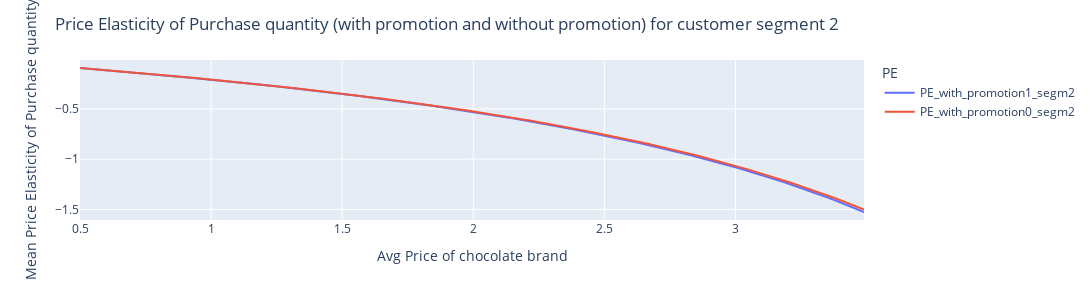

Notebook cell for this chart:
### Markdown cell above
# price elasticity of purchase quantity for customer of segment 2

### Code cell
df_price_elasticity_price_promotion['PE_with_promotion1_segm2']=reg_2.coef_[0]*(df_price_elasticity_price_promotion['price']/
                                                                               reg_0.predict(df_price_elasticity_price_promotion[['price','promotion_1']])
                                                                               )
df_price_elasticity_price_promotion['PE_with_promotion0_segm2']=reg_2.coef_[0]*(df_price_elasticity_price_promotion['price']/
                                                                               reg_0.predict(df_price_elasticity_price_promotion[['price','promotion_0']])
                                                                               )
PE_0_1_promotion=df_price_elasticity_price_promotion.melt(id_vars=['price'],var_name='PE',value_name='PEValue',value_vars=['PE_with_promotion1_segm2','PE_with_promotion0_segm2'])
# PE_0_1_promotion
fig=px.line(PE_0_1_promotion,x="price",y='PEValue',color='PE')
fig.update_layout(width=1100,height=300,title='Price Elasticity of Purchase quantity (with promotion and without promotion) for customer segment 2',
                  xaxis=dict(title='Avg Price of chocolate brand'),
                  yaxis=dict(title='Mean Price Elasticity of Purchase quantity'))
fig.show()

### Figure 1 — Plotly figure (JSON) as saved in the notebook; plotly's stock layout.template omitted (floating-point values rounded to 4 significant figures; data arrays with more than 128 entries replaced by an {"elided": "..."} marker saying what was removed)
{"data": [{"hovertemplate": "PE=PE_with_promotion1_segm2<br>price=%{x}<br>PEValue=%{y}<extra></extra>", "legendgroup": "PE_with_promotion1_segm2", "line": {"color": "#636efa", "dash": "solid"}, "marker": {"symbol": "circle"}, "mode": "lines", "name": "PE_with_promotion1_segm2", "orientation": "v", "showlegend": true, "type": "scatter", "x": {"elided": "300 float values"}, "xaxis": "x", "y": {"elided": "300 float values"}, "yaxis": "y"}, {"hovertemplate": "PE=PE_with_promotion0_segm2<br>price=%{x}<br>PEValue=%{y}<extra></extra>", "legendgroup": "PE_with_promotion0_segm2", "line": {"color": "#EF553B", "dash": "solid"}, "marker": {"symbol": "circle"}, "mode": "lines", "name": "PE_with_promotion0_segm2", "orientation": "v", "showlegend": true, "type": "scatter", "x": {"elided": "300 float values"}, "xaxis": "x", "y": {"elided": "300 float values"}, "yaxis": "y"}], "layout": {"height": 300, "legend": {"title": {"text": "PE"}, "tracegroupgap": 0}, "margin": {"t": 60}, "title": {"text": "Price Elasticity of Purchase quantity (with promotion and without promotion) for customer segment 2"}, "width": 1100, "xaxis": {"anchor": "y", "autorange": true, "domain": [0, 1], "range": [0.5, 3.49], "title": {"text": "Avg Price of chocolate brand"}, "type": "linear"}, "yaxis": {"anchor": "x", "autorange": true, "domain": [0, 1], "range": [-1.604, -0.01498], "title": {"text": "Mean Price Elasticity of Purchase quantity"}, "type": "linear"}}}
